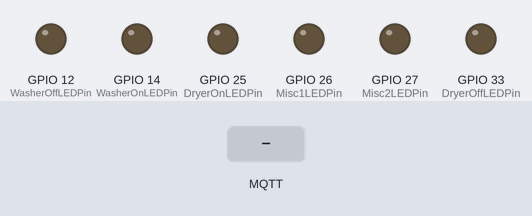
A program run on a simulated ESP32. On the bench: output pins drawn as LEDs (lit = HIGH). The inputs (shaded band) are chosen by the test bench. WiFi joins after 1.5 s; servers stay silent unless stated; no MQTT or app messages arrive unless stated; what the program prints to the serial monitor is not drawn.

Above: at 5.5 s.
5.6 s: MQTT message "ON" arrives on the first subscribed topic
At 6.7 s:
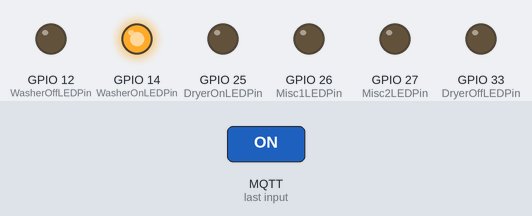
7.1 s: MQTT message "ON" arrives on the second subscribed topic
At 7.8 s:
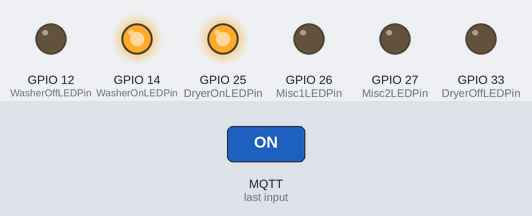
8.6 s: MQTT message "OFF" arrives on the first subscribed topic
At 9.0 s:
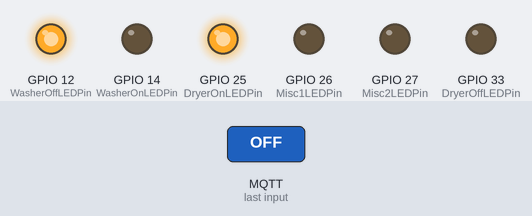
10.1 s: MQTT message "OFF" arrives on the second subscribed topic
At 11.3 s:
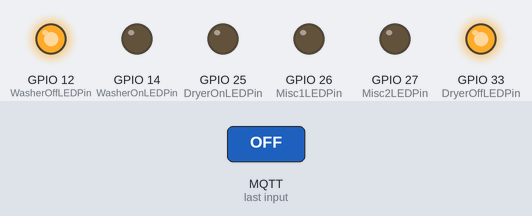
11.6 s: MQTT message "ON" arrives on the third subscribed topic
At 12.4 s:
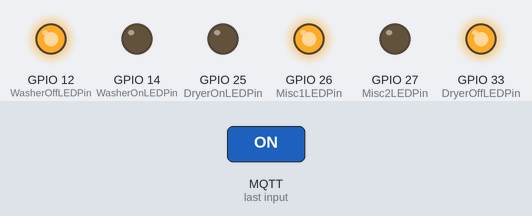
13.1 s: MQTT message "OFF" arrives on the third subscribed topic
At 13.5 s:
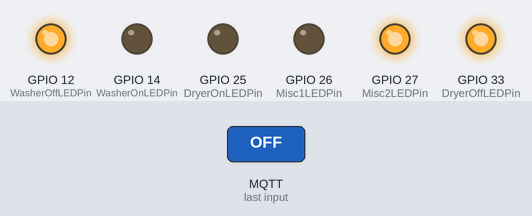
Timing chart, 0 to 15.6 s (numbered marks = the images above; inputs shaded):
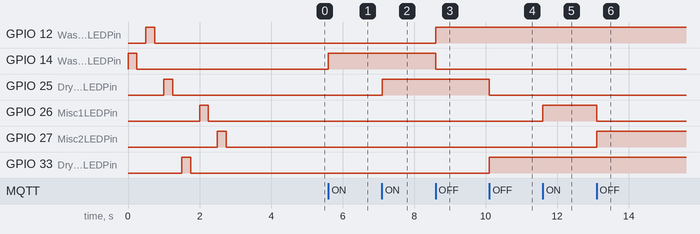

The program:

main.cpp
```cpp
// (licence header left out)
#include <WiFi.h>
#include <PubSubClient.h>

const char *ssid = "YourWiFiName";           // name of your WiFi network
const char *password = "YourWiFiPassword"; // password of the WiFi network

int WasherOffLEDPin = 12; // Washer OFF status light (Green)
int WasherOnLEDPin = 14;  // Washer ON status light (Red)
int DryerOffLEDPin = 33;  // Dryer OFF status light (Green)
int DryerOnLEDPin = 25;   // Dryer ON status light (Red)
int Misc1LEDPin = 26;  // Misc indicator light 1 (Green)
int Misc2LEDPin = 27;  // Misc indicator light 2 (Red)

const char *ID = "ESP32-WasherStatus";      // Hostname of our device, must be unique
const char *TOPIC1 = "sensors/washerstatus"; // MQTT topic for washing machine status
const char *TOPIC2 = "sensors/dryerstatus"; // MQTT topic for clothes dryer status indication
const char *TOPIC3 = "sensors/misc"; // MQTT topic for misc status indication

IPAddress broker(192, 168, 1, 1); // IP address of your MQTT on OpenHab server
WiFiClient wclient;

PubSubClient client(wclient); // Setup MQTT client

// Handle incomming messages from the broker
void callback(char *topic, byte *payload, unsigned int length)
{
  String response;

  for (int i = 0; i < length; i++)
  {
    response += (char)payload[i];
  }
  Serial.print("Message arrived [");
  Serial.print(topic);
  Serial.print("] ");
  Serial.println(response);

  if (strcmp(topic, TOPIC1) == 0)
  {
    if (response == "ON")
    {
      Serial.print("MQTT says washer is ON");
      digitalWrite(WasherOnLEDPin, HIGH); // Turn on washer ON (Red) LED
      digitalWrite(WasherOffLEDPin, LOW); // Turn off washer OFF (Green) LED
    }
    else if (response == "OFF")
    {
      Serial.print("MQTT says washer is OFF");
      digitalWrite(WasherOnLEDPin, LOW);   // Turn off washer ON (Red) LED
      digitalWrite(WasherOffLEDPin, HIGH); // Turn on washer OFF (Green) LED
    }
  }
  if (strcmp(topic, TOPIC2) == 0)
  {
    if (response == "ON")
    {
      Serial.print("MQTT says dryer is ON");
      digitalWrite(DryerOnLEDPin, HIGH); // Turn on dryer ON (Red) LED
      digitalWrite(DryerOffLEDPin, LOW); // Turn off dryer OFF (Green) LED
    }
    else if (response == "OFF")
    {
      Serial.print("MQTT says dryer is OFF");
      digitalWrite(DryerOnLEDPin, LOW);   // Turn off dryer ON (Red) LED
      digitalWrite(DryerOffLEDPin, HIGH); // Turn on dryer OFF (Green) LED
    }
  }
  if (strcmp(topic, TOPIC3) == 0)
  {
    if (response == "ON")
    {
      Serial.print("MQTT says misc is ON");
      digitalWrite(Misc1LEDPin, HIGH); // Turn on Misc 1 (Green) LED
      digitalWrite(Misc2LEDPin, LOW); // Turn off Misc 2 (Red) LED
    }
    else if (response == "OFF")
    {
      Serial.print("MQTT says misc is OFF");
      digitalWrite(Misc1LEDPin, LOW);   // Turn off Misc 1 (Green) LED
      digitalWrite(Misc2LEDPin, HIGH); // Turn on Misc 2 (Red) LED
    }
  }
}

// Connect to WiFi network
void setup_wifi()
{
  Serial.print("\nConnecting to ");
  Serial.println(ssid);

  WiFi.begin(ssid, password); // Connect to network

  while (WiFi.status() != WL_CONNECTED)
  { // Wait for connection
    delay(500);
    Serial.print(".");
  }

  Serial.println();
  Serial.println("WiFi connected");
  Serial.print("IP address: ");
  Serial.println(WiFi.localIP());
}

void reconnect()
{ // Reconnect to client
  // Loop until we're reconnected
  while (!client.connected())
  {
    Serial.print("Attempting MQTT connection...");
    // Attempt to connect
    if (client.connect(ID))
    {
      client.subscribe(TOPIC1);
      client.subscribe(TOPIC2);
      client.subscribe(TOPIC3);
      Serial.println("connected");
      Serial.print("Subcribed to: ");
      Serial.println(TOPIC1);
      Serial.println('\n');
      Serial.println(TOPIC2);
      Serial.println('\n');
      Serial.println(TOPIC3);
      Serial.println('\n');
    }
    else
    {
      Serial.println(" try again in 5 seconds"); // Wait 5 seconds before retrying
      delay(5000);
    }
  }
}

void setup()
{
  Serial.begin(9600);               // Start serial communication at 9600 baud
  pinMode(WasherOnLEDPin, OUTPUT);  // Configure Washer On pin as an output
  pinMode(WasherOffLEDPin, OUTPUT); // Configure Washer Off pin as an output
  pinMode(DryerOnLEDPin, OUTPUT); // Configure Dryer On pin as an output
  pinMode(DryerOffLEDPin, OUTPUT); // Configure Dryer Off pin as an output
  pinMode(Misc1LEDPin, OUTPUT); // Configure Misc indicator 1 pin as an output
  pinMode(Misc2LEDPin, OUTPUT); // Configure Misc indicator 2 pin as an output

  Serial.print("Testing LED bulbs");
  digitalWrite(WasherOnLEDPin, HIGH); // Turn on washer OFF (Green) LED
  delay(250);
  digitalWrite(WasherOnLEDPin, LOW); // Turn off washer OFF (Green) LED
  delay(250);
  digitalWrite(WasherOffLEDPin, HIGH); // Turn on washer ON (Red) LED
  delay(250);
  digitalWrite(WasherOffLEDPin, LOW); // Turn off washer ON (Red) LED
  delay(250);
  digitalWrite(DryerOnLEDPin, HIGH); // Turn on dryer OFF (Green) LED
  delay(250);
  digitalWrite(DryerOnLEDPin, LOW); // Turn off dryer OFF (Green) LED
  delay(250);
  digitalWrite(DryerOffLEDPin, HIGH); // Turn on dryer ON (Red) LED
  delay(250);
  digitalWrite(DryerOffLEDPin, LOW); // Turn off dryer ON (Red) LED
  delay(250);
  digitalWrite(Misc1LEDPin, HIGH); // Turn ON Misc LED 1 (Green) LED
  delay(250);
  digitalWrite(Misc1LEDPin, LOW); // Turn OFF Misc LED 1 (Green) LED
  delay(250);
  digitalWrite(Misc2LEDPin, HIGH); // Turn ON Misc LED 2 (Red) LED
  delay(250);
  digitalWrite(Misc2LEDPin, LOW); // Turn OFF Misc LED 2 (Red) LED
  delay(100);

  setup_wifi(); // Connect to network
  client.setServer(broker, 1883);
  client.setCallback(callback); // Initialize the callback routine
}

void loop()
{
  if (!client.connected()) // Reconnect if connection is lost
  {
    reconnect();
  }
  client.loop();
}
```

Measured:
- after the input at 5.6 s, GPIO 14 (WasherOnLEDPin): LOW → HIGH at once
- after the input at 7.1 s, GPIO 25 (DryerOnLEDPin): LOW → HIGH at once
- after the input at 8.6 s, GPIO 12 (WasherOffLEDPin): LOW → HIGH at once; GPIO 14 (WasherOnLEDPin): HIGH → LOW at once
- after the input at 10.1 s, GPIO 25 (DryerOnLEDPin): HIGH → LOW at once; GPIO 33 (DryerOffLEDPin): LOW → HIGH at once
- after the input at 11.6 s, GPIO 26 (Misc1LEDPin): LOW → HIGH at once
- after the input at 13.1 s, GPIO 26 (Misc1LEDPin): HIGH → LOW at once; GPIO 27 (Misc2LEDPin): LOW → HIGH at once
